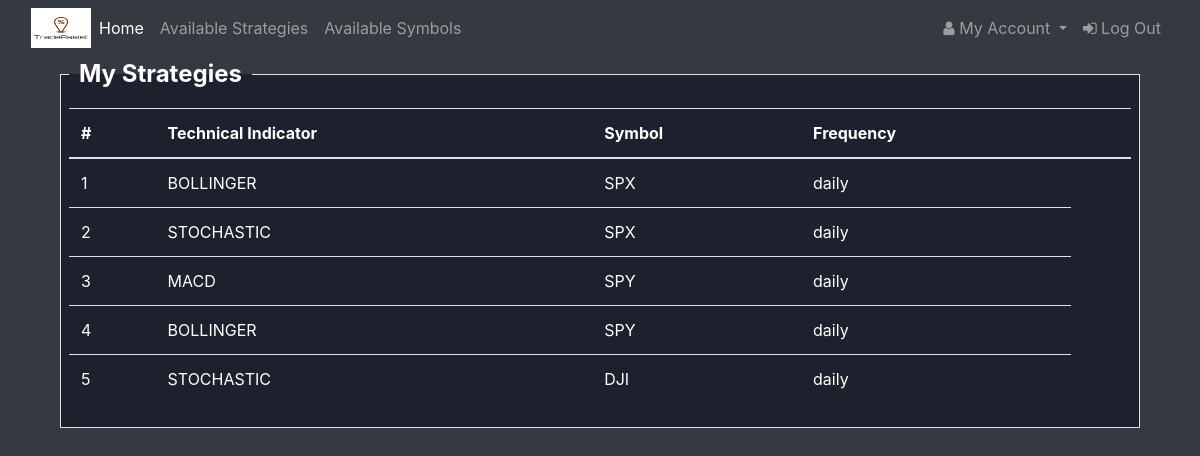
/account/ViewStrategies (signed in), run on an earlier commit of the app's database.
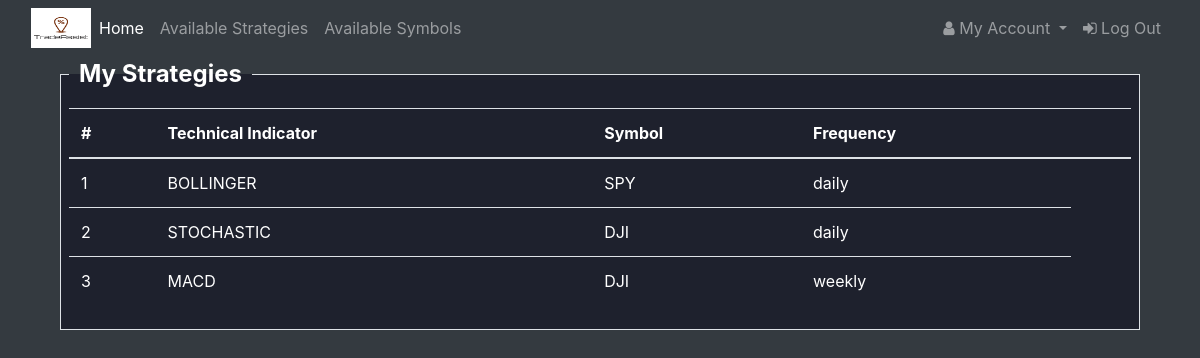
And on a later commit of the database.
### tables this page shows
CREATE TABLE STRATEGIES(
  id INTEGER PRIMARY KEY AUTOINCREMENT,
  api_ref TEXT NOT NULL,
  name TEXT NOT NULL
);

CREATE TABLE SYMBOLS (
  id INTEGER PRIMARY KEY AUTOINCREMENT,
  symbol TEXT NOT NULL,
  other_name TEXT
, full_symbol TEXT);

CREATE TABLE USER_STRATEGIES(
  id INTEGER PRIMARY KEY AUTOINCREMENT,
  user_id INTEGER,
  strat_id INTEGER,
  symbol_id INTEGER,
  last_check TIMESTAMP NOT NULL DEFAULT CURRENT_TIMESTAMP,
  interim TEXT NOT NULL
);

### app/routes/account.py (the view)
@bp.route('/ViewStrategies', methods=('GET', 'POST'))
def ViewStrategies():
	user = g.user
	if user is not None:
		strategies = DbConnection.getInstance().get_user_strategies(user)
		if strategies is not None:
			return render_template('user_strategies.html', strategies = strategies)
		else:
			flash('Please add some strategies in order to view them')
			return render_template('edit_strategies.html')
	else:
		flash('Please login to view strategies')
		return render_template('auth/login.html')

### app/modules/db.py (called while the page is built)
    @staticmethod
    def getInstance():
        if DbConnection.__instance == None:
            DbConnection()
        return DbConnection.__instance

    def get_user_by_id(self, id):
        user = self.db.execute(
            'SELECT * FROM user WHERE id = ?', (id,)
        ).fetchone()
        print(user)
        if user != None:
            user = {
                'username': user['username'],
                'email': user['email'],
                'id':user['id'],
                'password':user['password']
                }
        return(user)

    def get_user_strategies(self,user):
        info = self.db.execute(
            ("SELECT "
                "USER_STRATEGIES.id, STRATEGIES.name, SYMBOL.symbol, USER_STRATEGIES.interim "
                "from "
                "USER_STRATEGIES "
                "INNER JOIN STRATEGIES on STRATEGIES.id = USER_STRATEGIES.strat_id "
                "INNER JOIN SYMBOLS as SYMBOL on SYMBOL.id = USER_STRATEGIES.symbol_id "
                "WHERE USER_STRATEGIES.user_id = ?"), (user.id,)
            ).fetchall()
        return info

### app/routes/auth.py (called while the page is built)
@bp.before_app_request
def load_logged_in_user():
    user_id = session.get('user_id')
    print(user_id)
    if user_id is None:
        g.user = None
    else:
        g.user = User(DbConnection.getInstance().get_user_by_id(user_id))
        print(g.user.username)

### app/templates/user_strategies.html
{% extends "base.html" %}
{% block app_content %}
<div class = "container">
<fieldset class = "border p-2" style = "background-color:#1e212d;">
  <legend style="font-weight:bold;  width:inherit; padding:0 10px; border-bottom:none;">My Strategies</legend>
    <table class="table">
      <thead>
        <tr>
          <th scope="col">#</th>
          <th scope="col">Technical Indicator</th>
          <th scope="col">Symbol</th>
          <th scope="col">Frequency</th>
          <th scope="col"></th>
        </tr>
      </thead>
      <tbody>
        {% for idx in range(strategies|length) %}
          <tr>
            <td>{{idx+1}}</td>
            {% for k in ['name','symbol','interim'] %}
              <td>{{strategies[idx][k]}}</td>
            {% endfor %}
          </tr>
        {% endfor %}
      </tbody>
    </table>
  </fieldset>
</div>
{% endblock %}

### app/templates/base.html (shortened to what this page needs)
<!doctype html>
<head>
  <link rel="stylesheet" href="https://maxcdn.bootstrapcdn.com/bootstrap/4.0.0/css/bootstrap.min.css">
  <link href="https://stackpath.bootstrapcdn.com/font-awesome/4.7.0/css/font-awesome.min.css" rel="stylesheet">
  </head>
{% block navbar %}
<nav class="navbar navbar-expand-sm bg-dark navbar-dark">
  <div class="container-fluid">
  <ul class="navbar-nav">
    <li class = "nav-item"><a class="nav-brand" href="#"><img src = '../static/img/logo.png' style = "width: 60px;height: 40px"></a></li>
    <li class="nav-item active"><a class = "nav-link" href="/">Home</a></li>
    <li class="nav-item"> <a a class = "nav-link" href="/info/AllStrategies">Available Strategies</a> </li>
    <li class="nav-item"> <a a class = "nav-link" href="/info/AllSymbols">Available Symbols</a> </li>
  </ul>
  <ul class="navbar-nav navbar-right">
    {% if g.user %}
      <li class="nav-item dropdown">
        <a class="nav-link dropdown-toggle" href="#" id="navbarDropdown" role="button" data-toggle="dropdown" aria-haspopup="true" aria-expanded="false">
          <i class="fa fa-user"></i> My Account
        </a>
      </li>
      <li class="nav-item"><a class = "nav-link" href="{{ url_for('auth.logout') }}"><i class="fa fa-sign-in"></i> Log Out</a></li>
    {% else %}
      <li class="nav-item"> <a  class = "nav-link" href="/auth/register"> <span class="glyphicon glyphicon-user"></span> Sign Up</a></li>
      <li class="nav-item"><a  class = "nav-link" href="/auth/login"> <span class="glyphicon glyphicon-log-in"></span> Login</a></li>
    {% endif %}
  </ul>
</div>
</nav>
    <div class="container" id = "messages">
        {% block app_content %}{% endblock %}
    </div>
{% endblock %}

What changed in the data, as far as the page shows it:
no longer on this page (row unchanged): SYMBOLS: symbol "SPX" "SPX"
removed USER_STRATEGIES: interim "daily"
removed USER_STRATEGIES: interim "daily"
removed USER_STRATEGIES: interim "daily"
added USER_STRATEGIES: interim "weekly"
Also different on the page:
new list line: "SPY"
new list line: "DJI"
list line gone: "SPY"
list line gone: "4"
list line gone: "BOLLINGER"
list line gone: "daily"
list line gone: "5"
list line gone: "STOCHASTIC"
list line gone: "DJI"
